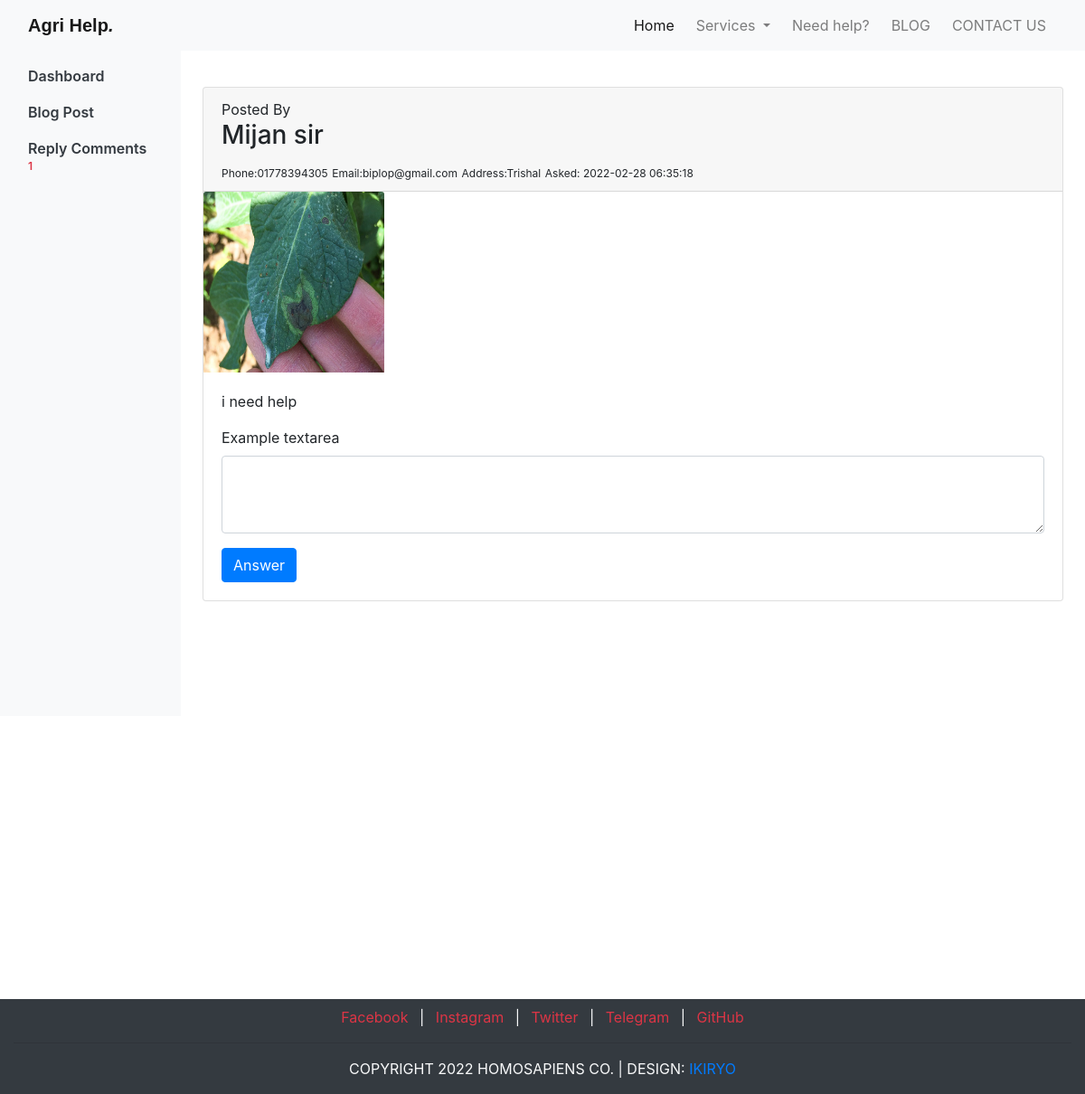
Screenshot of /adminhome.php?page=replay with the database file from the repository.
### tables this page shows
CREATE TABLE `help` (
  `id` int(11) NOT NULL,
  `name` varchar(200) NOT NULL,
  `contact` varchar(200) NOT NULL,
  `email` varchar(200) NOT NULL,
  `address` varchar(200) NOT NULL,
  `problem` varchar(200) NOT NULL,
  `image` varchar(200) NOT NULL,
  `description` varchar(200) NOT NULL,
  `answer` varchar(10000) NOT NULL,
  `date` timestamp NOT NULL DEFAULT current_timestamp() ON UPDATE current_timestamp()
);

### replycomment.php (the view, shortened to what this page needs)
<?php
    $sql110="SELECT * FROM `help` WHERE answer=''";
    $result110 = $conn->query($sql110);
    if ($result110->num_rows > 0) {
        while($row110 = $result110->fetch_assoc()) {
            ?>
<div class="card mb-5">
    <div class="card-header">Posted By <h3><?php echo $row110['name'] ?> </h3>
        <span><sub>Phone:<?php echo $row110['contact'] ?></sub></span>
        <span><sub>Email:<?php echo $row110['email'] ?></sub></span>
        <span><sub>Address:<?php echo $row110['address'] ?></sub></span>
        <span><sub><?php  echo "Asked: ".$row110['date']?></sub></span>
    </div>
    <img class="card-img-top" src="img/help/<?php echo $row110['image'] ?>" alt="Card image cap"
        style="height: 200px; width:200px">
    <div class="card-body">
        <p class="card-text"><?php echo $row110['description'] ?></p>
        <form method="post">
            <div class="form-group">
                <label for="exampleFormControlTextarea1">Example textarea</label>
                <textarea class="form-control" id="exampleFormControlTextarea1" rows="3" name="answertext"></textarea>
            </div>
            <button type="submit" class="btn btn-primary" name="answer">Answer</button>
        </form>
    </div>
</div>
<?php
        }
    }
?>

### css/main.css (style rules this page uses)
html { color: #222; font-size: 1em; line-height: 1.4; }
audio, canvas, iframe, img, svg, video { vertical-align: middle; }
textarea { resize: vertical; }

### rows the page displays
help: name "Mijan sir", contact "01778394305", email "biplop@gmail.com", address "Trishal", date "2022-02-28 06:35:18", image (picture), description "i need help"

### other values shown
$unreplayed "1"
